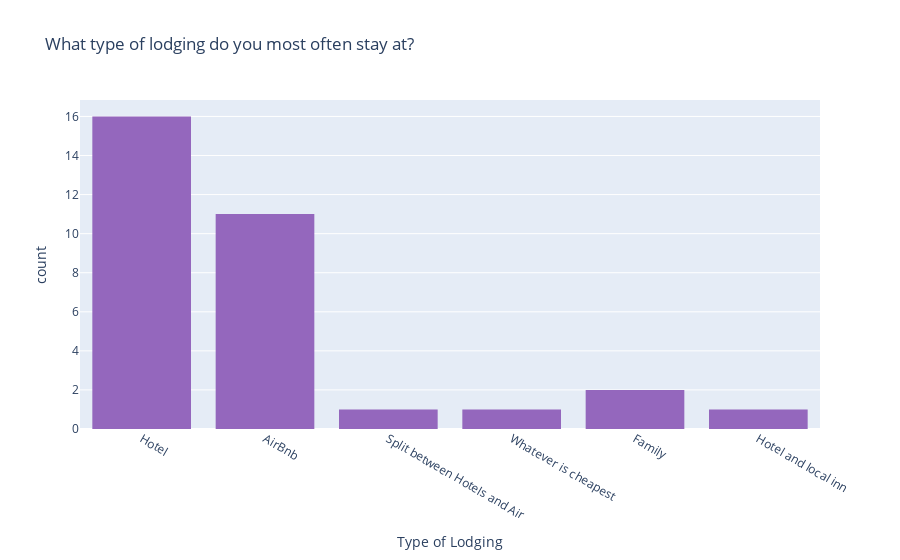

The notebook cell saved with this chart:
### Code cell
# plotly 
fig = px.histogram(df1, x= 'type_lodging', nbins = 9,
                   title='What type of lodging do you most often stay at?',
                   labels={'type_lodging':'Type of Lodging'},
                   color_discrete_sequence=['#9467bd'],
                   )
fig.show()

### Figure 1 — Plotly figure (JSON) as saved in the notebook; plotly's stock layout.template omitted (floating-point values rounded to 4 significant figures)
{"data": [{"alignmentgroup": "True", "bingroup": "x", "hovertemplate": "Type of Lodging=%{x}<br>count=%{y}<extra></extra>", "legendgroup": "", "marker": {"color": "#9467bd"}, "name": "", "nbinsx": 9, "offsetgroup": "", "orientation": "v", "showlegend": false, "type": "histogram", "x": ["Hotel", "Hotel", "Hotel", "Hotel", "Hotel", "Hotel", "Hotel", "Hotel", "AirBnb", "AirBnb", "AirBnb", "Hotel", "AirBnb", "Hotel", "Split between Hotels and Air", "Whatever is cheapest", "AirBnb", "Family ", "AirBnb", "AirBnb", "Hotel", "Hotel", "Hotel", "Hotel", "Family ", "AirBnb", "AirBnb", "Hotel and local inn", "Hotel", "AirBnb", "Hotel", "AirBnb"], "xaxis": "x", "yaxis": "y"}], "layout": {"autosize": true, "barmode": "relative", "legend": {"tracegroupgap": 0}, "title": {"text": "What type of lodging do you most often stay at?"}, "xaxis": {"anchor": "y", "autorange": true, "domain": [0, 1], "range": [-0.5, 5.5], "title": {"text": "Type of Lodging"}, "type": "category"}, "yaxis": {"anchor": "x", "autorange": true, "domain": [0, 1], "range": [0, 16.84], "title": {"text": "count"}}}}
